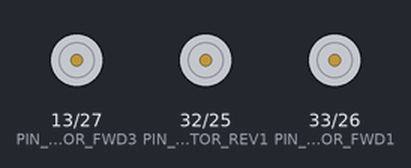
Recording of a program running on a simulated ESP32. Parts: motor-driver pin pairs drawn as motors (green arrow = first pin HIGH = forward, orange = second pin HIGH = backward, longer = more drive).

Above: at 2.15 s.
Timing chart, 0 to 3.6 s (numbered marks = the images above):
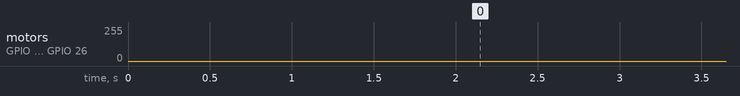

The program:

main.cpp
```cpp
#include <Arduino.h>
#include "MotorControl.h"
#include "pinConfig.h"
void setup() {
  // put your setup code here, to run once:

  delay(2000);

  initPort();
  Serial.begin(115200);


}

void loop() {
  // put your main code here, to run repeatedly:


  for(int i = 0; i<255;i++){
    ledcWrite(CHANNEL_MOTOR_FWD1,i);
    ledcWrite(CHANNEL_MOTOR_REV1,0);
    ledcWrite(CHANNEL_MOTOR_FWD2,i);
    ledcWrite(CHANNEL_MOTOR_REV2,0);
    ledcWrite(CHANNEL_MOTOR_FWD3,i);
    ledcWrite(CHANNEL_MOTOR_REV3,0);
    delay(3);
  }
  for(int i = 255; i>=0;i--){
    ledcWrite(CHANNEL_MOTOR_FWD1,i);
    ledcWrite(CHANNEL_MOTOR_REV1,0);
    ledcWrite(CHANNEL_MOTOR_FWD2,i);
    ledcWrite(CHANNEL_MOTOR_REV2,0);
    ledcWrite(CHANNEL_MOTOR_FWD3,i);
    ledcWrite(CHANNEL_MOTOR_REV3,0);
    delay(3);
  }

    for(int i = 0; i<255;i++){
    ledcWrite(CHANNEL_MOTOR_FWD1,0);
    ledcWrite(CHANNEL_MOTOR_REV1,i);
    ledcWrite(CHANNEL_MOTOR_FWD2,i);
    ledcWrite(CHANNEL_MOTOR_REV2,0);
    ledcWrite(CHANNEL_MOTOR_FWD3,i);
    ledcWrite(CHANNEL_MOTOR_REV3,0);
    delay(3);
  }
  for(int i = 255; i>=0;i--){
    ledcWrite(CHANNEL_MOTOR_FWD1,0);
    ledcWrite(CHANNEL_MOTOR_REV1,i);
    ledcWrite(CHANNEL_MOTOR_FWD2,i);
    ledcWrite(CHANNEL_MOTOR_REV2,0);
    ledcWrite(CHANNEL_MOTOR_FWD3,i);
    ledcWrite(CHANNEL_MOTOR_REV3,0);
    delay(3);
  }


  for(int i = 0; i<255;i++){
    ledcWrite(CHANNEL_MOTOR_FWD1,0);
    ledcWrite(CHANNEL_MOTOR_REV1,i);
    ledcWrite(CHANNEL_MOTOR_FWD2,0);
    ledcWrite(CHANNEL_MOTOR_REV2,i);
    ledcWrite(CHANNEL_MOTOR_FWD3,0);
    ledcWrite(CHANNEL_MOTOR_REV3,i);
    delay(3);
  }
  for(int i = 255; i>=0;i--){
    ledcWrite(CHANNEL_MOTOR_FWD1,0);
    ledcWrite(CHANNEL_MOTOR_REV1,i);
    ledcWrite(CHANNEL_MOTOR_FWD2,0);
    ledcWrite(CHANNEL_MOTOR_REV2,i);
    ledcWrite(CHANNEL_MOTOR_FWD3,0);
    ledcWrite(CHANNEL_MOTOR_REV3,i);
    delay(3);
  }

  for(int i = 0; i<255;i++){
    ledcWrite(CHANNEL_MOTOR_FWD1,i);
    ledcWrite(CHANNEL_MOTOR_REV1,0);
    ledcWrite(CHANNEL_MOTOR_FWD2,0);
    ledcWrite(CHANNEL_MOTOR_REV2,i);
    ledcWrite(CHANNEL_MOTOR_FWD3,0);
    ledcWrite(CHANNEL_MOTOR_REV3,i);
    delay(3);
  }
  for(int i = 255; i>=0;i--){
    ledcWrite(CHANNEL_MOTOR_FWD1,i);
    ledcWrite(CHANNEL_MOTOR_REV1,0);
    ledcWrite(CHANNEL_MOTOR_FWD2,0);
    ledcWrite(CHANNEL_MOTOR_REV2,i);
    ledcWrite(CHANNEL_MOTOR_FWD3,0);
    ledcWrite(CHANNEL_MOTOR_REV3,i);
    delay(3);
  }
}
```

MotorControl.cpp
```cpp
#include "MotorControl.h"


void initPort(void){
    pinMode(PIN_MOTOR_FWD1,OUTPUT);
    pinMode(PIN_MOTOR_REV1,OUTPUT);
    pinMode(PIN_MOTOR_FWD2,OUTPUT);
    pinMode(PIN_MOTOR_REV2,OUTPUT);
    pinMode(PIN_MOTOR_FWD3,OUTPUT);
    pinMode(PIN_MOTOR_REV3,OUTPUT);


    const int freq = 30000;
    const int resolution = 8;

    // configure LED PWM functionalitites
    ledcSetup(CHANNEL_MOTOR_FWD1, freq, resolution);
    ledcAttachPin(PIN_MOTOR_FWD1, CHANNEL_MOTOR_FWD1);

    ledcSetup(CHANNEL_MOTOR_REV1, freq, resolution);
    ledcAttachPin(PIN_MOTOR_REV1, CHANNEL_MOTOR_REV1);

    ledcSetup(CHANNEL_MOTOR_FWD2, freq, resolution);
    ledcAttachPin(PIN_MOTOR_FWD2, CHANNEL_MOTOR_FWD2);

    ledcSetup(CHANNEL_MOTOR_REV2, freq, resolution);
    ledcAttachPin(PIN_MOTOR_REV2, CHANNEL_MOTOR_REV2);

    ledcSetup(CHANNEL_MOTOR_FWD3, freq, resolution);
    ledcAttachPin(PIN_MOTOR_FWD3, CHANNEL_MOTOR_FWD3);

    ledcSetup(CHANNEL_MOTOR_REV3, freq, resolution);
    ledcAttachPin(PIN_MOTOR_REV3, CHANNEL_MOTOR_REV3);
}

void motorControl1(int drirectionFWD, int speed){
    if(drirectionFWD){
        ledcWrite(CHANNEL_MOTOR_FWD1,speed);
        ledcWrite(CHANNEL_MOTOR_REV1,0);
    }
    else{
        ledcWrite(CHANNEL_MOTOR_FWD1,0);
        ledcWrite(CHANNEL_MOTOR_REV1,speed);
    }
}

void motorControl2(int drirectionFWD, int speed){
    if(drirectionFWD){
        ledcWrite(CHANNEL_MOTOR_FWD2,speed);
        ledcWrite(CHANNEL_MOTOR_REV2,0);
    }
    else{
        ledcWrite(CHANNEL_MOTOR_FWD2,0);
        ledcWrite(CHANNEL_MOTOR_REV2,speed);
    }
}

void motorControl3(int drirectionFWD, int speed){
    if(drirectionFWD){
        ledcWrite(CHANNEL_MOTOR_FWD3,speed);
        ledcWrite(CHANNEL_MOTOR_REV3,0);
    }
    else{
        ledcWrite(CHANNEL_MOTOR_FWD3,0);
        ledcWrite(CHANNEL_MOTOR_REV3,speed);
    }
}
```

MotorControl.h
```cpp
#ifndef MOTORCONTROL_H
#define MOTORCONTROL_H

#include <Arduino.h>
#include "pinConfig.h"

void initPort(void);
void motorControl1(int drirectionFWD, int speed);
void motorControl2(int drirectionFWD, int speed);
void motorControl3(int drirectionFWD, int speed);

#endif
```

pinConfig.h
```cpp
#ifndef PINCONFIG
#define PINCONFIG

#include <Arduino.h>

#define PIN_MOTOR_FWD1 GPIO_NUM_33
#define PIN_MOTOR_REV1 GPIO_NUM_32
#define PIN_MOTOR_FWD3 GPIO_NUM_13
#define PIN_MOTOR_REV3 GPIO_NUM_27
#define PIN_MOTOR_FWD2 GPIO_NUM_26
#define PIN_MOTOR_REV2 GPIO_NUM_25

#define CHANNEL_MOTOR_FWD1 0
#define CHANNEL_MOTOR_REV1 1
#define CHANNEL_MOTOR_FWD2 2
#define CHANNEL_MOTOR_REV2 3
#define CHANNEL_MOTOR_FWD3 4
#define CHANNEL_MOTOR_REV3 5


#endif
```
